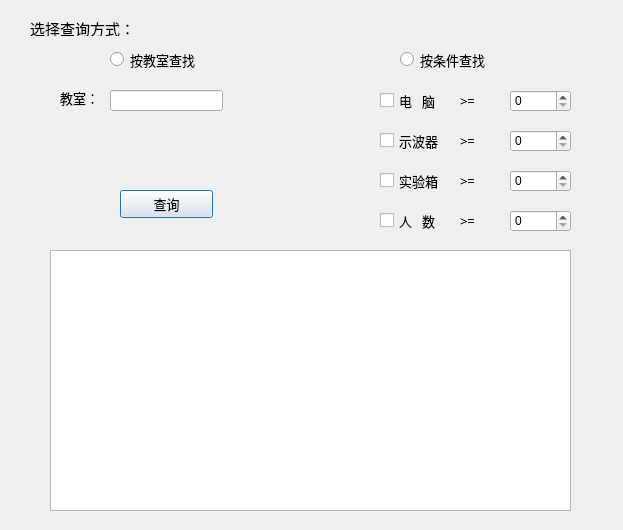
<?xml version="1.0" encoding="UTF-8"?>
<ui version="4.0">
 <class>searchlog</class>
 <widget class="QDialog" name="searchlog">
  <property name="geometry">
   <rect>
    <x>0</x>
    <y>0</y>
    <width>623</width>
    <height>530</height>
   </rect>
  </property>
  <property name="windowTitle">
   <string>查询</string>
  </property>
  <widget class="QLabel" name="label_2">
   <property name="geometry">
    <rect>
     <x>30</x>
     <y>20</y>
     <width>121</width>
     <height>16</height>
    </rect>
   </property>
   <property name="font">
    <font>
     <family>等线</family>
     <pointsize>11</pointsize>
    </font>
   </property>
   <property name="text">
    <string>选择查询方式：</string>
   </property>
  </widget>
  <widget class="QRadioButton" name="radioButton">
   <property name="geometry">
    <rect>
     <x>110</x>
     <y>50</y>
     <width>115</width>
     <height>19</height>
    </rect>
   </property>
   <property name="font">
    <font>
     <family>等线</family>
     <pointsize>10</pointsize>
    </font>
   </property>
   <property name="text">
    <string>按教室查找</string>
   </property>
  </widget>
  <widget class="QRadioButton" name="radioButton_2">
   <property name="geometry">
    <rect>
     <x>400</x>
     <y>50</y>
     <width>115</width>
     <height>19</height>
    </rect>
   </property>
   <property name="font">
    <font>
     <family>等线</family>
     <pointsize>10</pointsize>
    </font>
   </property>
   <property name="text">
    <string>按条件查找</string>
   </property>
  </widget>
  <widget class="QLineEdit" name="lineEdit">
   <property name="geometry">
    <rect>
     <x>110</x>
     <y>90</y>
     <width>113</width>
     <height>21</height>
    </rect>
   </property>
  </widget>
  <widget class="QLabel" name="label_3">
   <property name="geometry">
    <rect>
     <x>60</x>
     <y>90</y>
     <width>41</width>
     <height>16</height>
    </rect>
   </property>
   <property name="font">
    <font>
     <family>等线</family>
     <pointsize>10</pointsize>
    </font>
   </property>
   <property name="text">
    <string>教室：</string>
   </property>
  </widget>
  <widget class="QPushButton" name="pushButton">
   <property name="geometry">
    <rect>
     <x>120</x>
     <y>190</y>
     <width>93</width>
     <height>28</height>
    </rect>
   </property>
   <property name="font">
    <font>
     <family>等线</family>
     <pointsize>10</pointsize>
    </font>
   </property>
   <property name="text">
    <string>查询</string>
   </property>
  </widget>
  <widget class="QCheckBox" name="checkBox">
   <property name="geometry">
    <rect>
     <x>380</x>
     <y>80</y>
     <width>81</width>
     <height>41</height>
    </rect>
   </property>
   <property name="font">
    <font>
     <family>等线</family>
     <pointsize>10</pointsize>
    </font>
   </property>
   <property name="text">
    <string>电   脑</string>
   </property>
  </widget>
  <widget class="QCheckBox" name="checkBox_2">
   <property name="geometry">
    <rect>
     <x>380</x>
     <y>120</y>
     <width>81</width>
     <height>41</height>
    </rect>
   </property>
   <property name="font">
    <font>
     <family>等线</family>
     <pointsize>10</pointsize>
    </font>
   </property>
   <property name="text">
    <string>示波器</string>
   </property>
  </widget>
  <widget class="QCheckBox" name="checkBox_3">
   <property name="geometry">
    <rect>
     <x>380</x>
     <y>160</y>
     <width>81</width>
     <height>41</height>
    </rect>
   </property>
   <property name="font">
    <font>
     <family>等线</family>
     <pointsize>10</pointsize>
    </font>
   </property>
   <property name="text">
    <string>实验箱</string>
   </property>
  </widget>
  <widget class="QSpinBox" name="spinBox">
   <property name="geometry">
    <rect>
     <x>510</x>
     <y>90</y>
     <width>61</width>
     <height>22</height>
    </rect>
   </property>
   <property name="font">
    <font>
     <pointsize>9</pointsize>
    </font>
   </property>
   <property name="maximum">
    <number>200</number>
   </property>
  </widget>
  <widget class="QSpinBox" name="spinBox_2">
   <property name="geometry">
    <rect>
     <x>510</x>
     <y>130</y>
     <width>61</width>
     <height>22</height>
    </rect>
   </property>
   <property name="maximum">
    <number>200</number>
   </property>
  </widget>
  <widget class="QSpinBox" name="spinBox_3">
   <property name="geometry">
    <rect>
     <x>510</x>
     <y>170</y>
     <width>61</width>
     <height>22</height>
    </rect>
   </property>
   <property name="maximum">
    <number>200</number>
   </property>
  </widget>
  <widget class="QLabel" name="label_4">
   <property name="geometry">
    <rect>
     <x>460</x>
     <y>130</y>
     <width>21</width>
     <height>21</height>
    </rect>
   </property>
   <property name="font">
    <font>
     <family>等线</family>
     <pointsize>10</pointsize>
    </font>
   </property>
   <property name="text">
    <string>&gt;=</string>
   </property>
  </widget>
  <widget class="QLabel" name="label_5">
   <property name="geometry">
    <rect>
     <x>460</x>
     <y>170</y>
     <width>21</width>
     <height>21</height>
    </rect>
   </property>
   <property name="font">
    <font>
     <family>等线</family>
     <pointsize>10</pointsize>
    </font>
   </property>
   <property name="text">
    <string>&gt;=</string>
   </property>
  </widget>
  <widget class="QLabel" name="label_6">
   <property name="geometry">
    <rect>
     <x>460</x>
     <y>90</y>
     <width>21</width>
     <height>21</height>
    </rect>
   </property>
   <property name="font">
    <font>
     <family>等线</family>
     <pointsize>10</pointsize>
    </font>
   </property>
   <property name="text">
    <string>&gt;=</string>
   </property>
  </widget>
  <widget class="QSpinBox" name="spinBox_4">
   <property name="geometry">
    <rect>
     <x>510</x>
     <y>210</y>
     <width>61</width>
     <height>22</height>
    </rect>
   </property>
   <property name="maximum">
    <number>200</number>
   </property>
  </widget>
  <widget class="QCheckBox" name="checkBox_4">
   <property name="geometry">
    <rect>
     <x>380</x>
     <y>200</y>
     <width>71</width>
     <height>41</height>
    </rect>
   </property>
   <property name="font">
    <font>
     <family>等线</family>
     <pointsize>10</pointsize>
    </font>
   </property>
   <property name="text">
    <string>人   数</string>
   </property>
  </widget>
  <widget class="QLabel" name="label_7">
   <property name="geometry">
    <rect>
     <x>460</x>
     <y>210</y>
     <width>21</width>
     <height>21</height>
    </rect>
   </property>
   <property name="font">
    <font>
     <family>等线</family>
     <pointsize>10</pointsize>
    </font>
   </property>
   <property name="text">
    <string>&gt;=</string>
   </property>
  </widget>
  <widget class="QTableView" name="tableView">
   <property name="geometry">
    <rect>
     <x>50</x>
     <y>250</y>
     <width>521</width>
     <height>261</height>
    </rect>
   </property>
  </widget>
 </widget>
 <resources/>
 <connections/>
</ui>
